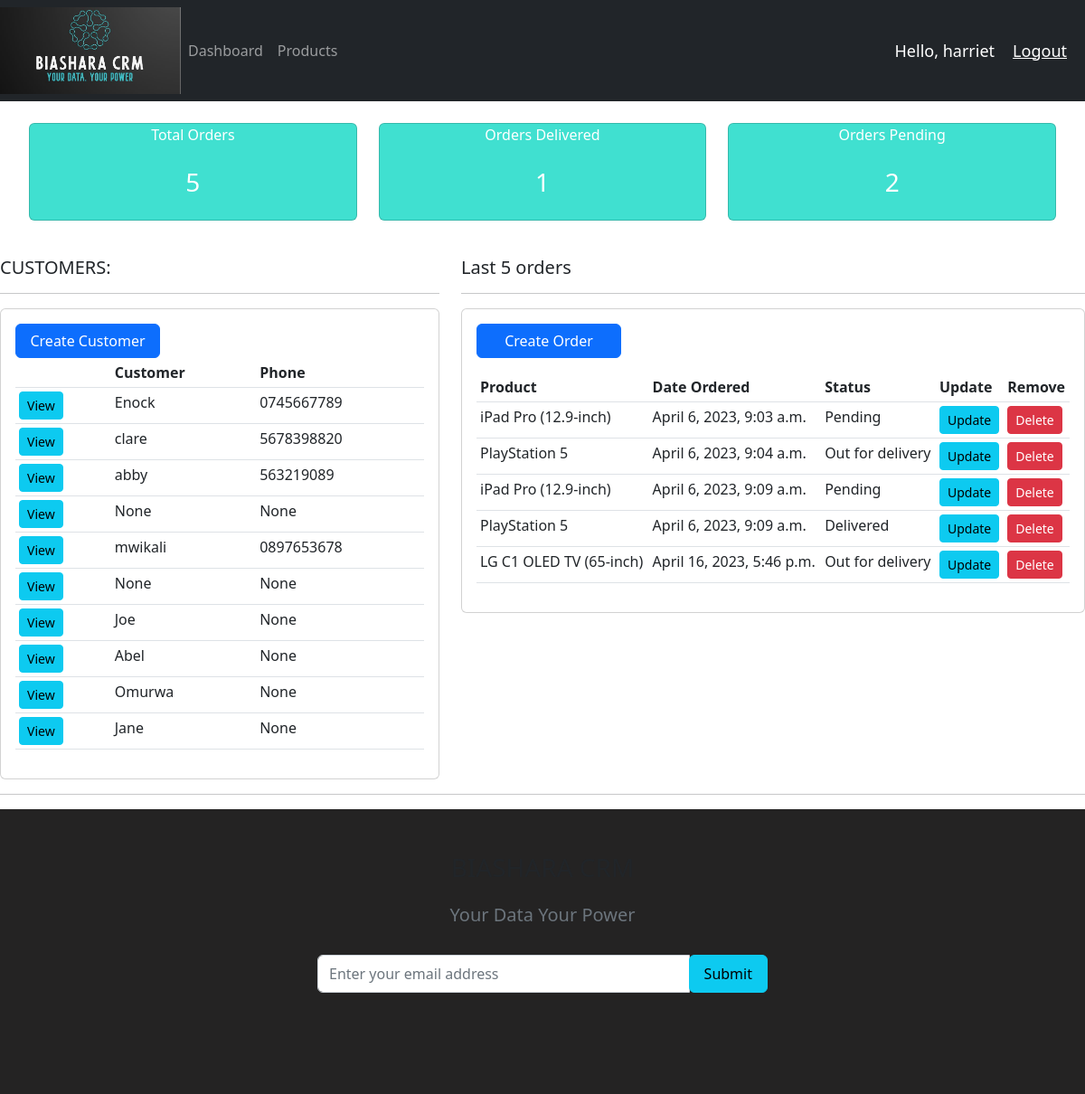
The app's page / (signed in) with its own data.
### accounts/models.py (models this page shows, shortened)
class Customer(models.Model):
    user = models.OneToOneField(User,  null=True, blank=True, on_delete=models.SET_DEFAULT, default=None)
    name = models.CharField(max_length=200, null=True)
    phone = models.CharField(max_length=200, null=True)
    email = models.CharField(max_length=200, null=True)
    profile_pic = models.ImageField(default="profile photo1.png", null=True, blank=True)
    date_created = models.DateTimeField(auto_now_add=True, null=True)

class Order(models.Model):
    STATUS = (
        ('Pending', 'Pending'),
        ('Out for delivery', 'Out for delivery'),
        ('Delivered', 'Delivered')
    )
    customer = models.ForeignKey(Customer, null=True, on_delete= models.SET_DEFAULT, default=None)
    product = models.ForeignKey(Product, null=True, on_delete= models.SET_DEFAULT, default=None)
    date_created = models.DateTimeField(auto_now_add=True, null=True)
    status = models.CharField(max_length=200, null=True, choices=STATUS)

class Product(models.Model):
    CATEGORY = (
        ('Indoor', 'Indoor'),
        ('Outdoor', 'OutDoor'),
         ('Electronics| Smartphone ', 'Electronics | Smartphone'),
         ('Electronics| Laptop', 'Electronics | Laptop'),
         ('Electronics| Tablet', 'Electronics | Tablet'),
         ('Electronics| TVs', 'Electronics | TVs'),
         ('Electronics| Playstation', 'Electronics |  Playstation'),
         ('Apparel | Mens clothing', 'Apparel | Mens clothing'),
         ('Apparel | Womens clothing', 'Apparel | Womens clothing'),
         ('Apparel | Children clothing', 'Apparel | Children clothing'),
         ('Apparel | Shoes', 'Apparel | Shoes'),
         ('Apparel | Accessories', 'Apparel | Accessories'),
    )
    name = models.CharField(max_length=200, null=True)
    price = models.FloatField(null=True)
    category = models.CharField(max_length=200, null=True, choices=CATEGORY)
    description = models.CharField(max_length=200, null=True, blank=True)
    date_created = models.DateTimeField(auto_now_add=True, null=True)
    tags = models.ManyToManyField(Tag)
    def __str__(self):
        return self.name or ''

### accounts/decorators.py (the view)
    def wrapper_func(request, *args, **kwargs):
        group = None
        if request.user.groups.exists():
            group = request.user.groups.all()[0].name
        if group == 'customer':
            return redirect('user-page')
        if group == 'admin':
            return view_func(request, *args, **kwargs)

### accounts/views.py (called while the page is built)
@login_required(login_url='login')
@admin_only
def home(request):
    orders = Order.objects.all()
    customers = Customer.objects.all()
    total_customers = customers.count()
    total_orders = orders.count()
    delivered = orders.filter(status='Delivered').count()
    pending = orders.filter(status='Pending').count()
    context = {'orders':orders,'customers':customers, 'total_orders':total_orders, 'delivered':delivered, 'pending':pending}
    return render(request, 'accounts/dashboard.html', context)

### accounts/templates/accounts/dashboard.html (shortened to what this page needs)
{% extends 'accounts/main.html' %}
{%block content%}
{% include 'accounts/status.html' %}
    <br>
    <div class="row">
        <div class="col-md-5">
            <h5>CUSTOMERS:</h5>
            <hr>
            <div class="card card-body">
                                <a class="btn btn-primary btn-ssm btn-block" style="width: 10rem;"   href="{% url 'create_customer' %}">Create Customer</a>
                <table class="table table-sm">
                    <tr>
                        <th></th>
                        <th>Customer</th>
                        <th>Phone</th>
                    </tr>
                    {% for customer in customers %}
                    <tr>
                        <td><a class="btn btn-sm btn-info" href="{% url 'customer' customer.id %}">View</a></td>
                        <td> {{customer.name }} </td>
                        <td> {{customer.phone}} </td>
                    </tr>
                    {% endfor %}
                </table>
            </div>
        </div>
    <div class="col-md-7">
        <h5>Last 5 orders</h5>
        <hr>
        <div class="card card-body">
            <a class="btn btn-primary btn-ssm btn-block"   style="width: 10rem;"  href="{% url 'create_order' %}">Create Order</a>
            <table class="table table-sm">
        <table class="table table-sm">
            <tr>
                <th>Product</th>
                <th>Date Ordered</th>
                <th>Status</th>
                <th>Update</th>
                <th>Remove</th>
            </tr>
            {% for order in orders %}
            <tr>
                <td> {{order.product}} </td>
                <td> {{order.date_created }} </td>
                <td> {{order.status}} </td>
                <td><a class="btn btn-sm btn-info" href=" {% url 'update_order' order.id %}">Update</a> </td>
                <td><a class="btn btn-sm btn-danger" href=" {% url 'delete_order' order.id %}">Delete</a>  </td>
            </tr>
            {% endfor %}
        </table>
       </div>
    </div>
</div>
{% endblock %}

### accounts/templates/accounts/Navbar.html (shortened to what this page needs)
{% load static%}
<nav class="navbar navbar-expand-lg navbar-dark bg-dark">
<img src="{% static 'images/bcrm logo.jpg' %}" style="width: 200px;">
    <div class="collapse navbar-collapse" id="navbarNav">
        <ul class="navbar-nav">
            {% if request.user.is_staff %}
            <li class="nav-item active">
                <a class="nav-link" href="{% url 'home'%}">Dashboard</a>
            </li>
            <li class="nav-item">
                <a class="nav-link" href="{% url 'products'%}">Products</a>
            </li>
            {% endif %}
        </ul>
    </div>
    <span class="hello-msg">Hello, {{request.user}}</span>
    <span ><a class="hello-msg" href="{% url 'logout' %}">Logout</a></span>
</nav>

### accounts/templates/accounts/Navbar.html (style rules this page uses)
.hello-msg { font-size: 18px; color: #fff; margin-right: 20px; }

### records on screen
Customer: name "Enock", phone "0745667789"
Customer: name "clare", phone "5678398820"
Customer: name "abby", phone "563219089"
Customer: name "None", phone "None"
Customer: name "mwikali", phone "0897653678"
Customer: name "None", phone "None"
Customer: name "Joe", phone "None"
Customer: name "Abel", phone "None"
Customer: name "Omurwa", phone "None"
Customer: name "Jane", phone "None"
Order: product "iPad Pro (12.9-inch)", date_created "April 6, 2023, 9:03 a.m.", status "Pending"
Order: product "PlayStation 5", date_created "April 6, 2023, 9:04 a.m.", status "Out for delivery"
Order: product "iPad Pro (12.9-inch)", date_created "April 6, 2023, 9:09 a.m.", status "Pending"
Order: product "PlayStation 5", date_created "April 6, 2023, 9:09 a.m.", status "Delivered"
Order: product "LG C1 OLED TV (65-inch)", date_created "April 16, 2023, 5:46 p.m.", status "Out for delivery"

### other values on screen
{{ request.user }} "harriet"
{{ total_orders }} "5"
{{ delivered }} "1"
{{ pending }} "2"
